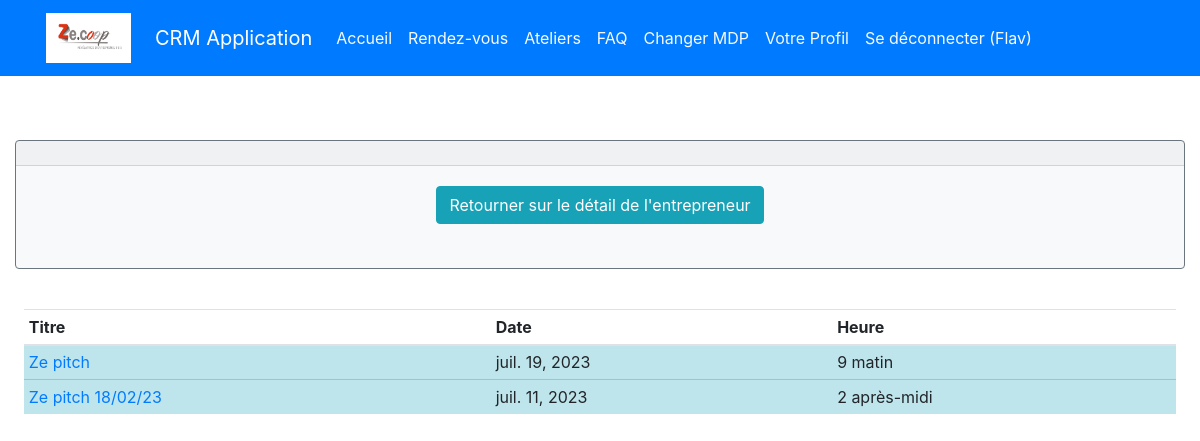
/home/1/evenements/ (signed in), run on the app's committed database.
### authentification/models.py (models this page shows)
class User(AbstractUser):
    pass

### appflux/models.py (models this page shows, shortened)
class Evenement(models.Model):
    titre = models.CharField(max_length=20)
    description = models.TextField(blank=True)
    date = models.DateField()
    heure = models.TimeField()
    entrepreneurs = models.ManyToManyField(Entrepreneur)
    compte_rendu = models.TextField(blank=True)
    date_created = models.DateTimeField(auto_now_add=True)
    date_updated = models.DateTimeField(auto_now=True)

### appflux/views.py (the view)
# urls.py: path('home/<int:entrepreneur_id>/evenements/', appflux.views.evenement_list, name='evenements_entrepreneur'),
@login_required
def evenement_list(request, entrepreneur_id):
    entrepreneur = get_object_or_404(Entrepreneur, pk=entrepreneur_id)
    evenements = Evenement.objects.filter(entrepreneurs=entrepreneur).order_by('-date')
    context = {
        'entrepreneur': entrepreneur,
        'evenements': evenements
    }
    return render(request, 'appflux/evenement_list.html', context)

### appflux/templates/appflux/evenement_list.html (shortened to what this page needs)
{% extends 'base.html' %}
{% block content %}
<div class="col">
    <div class="card text-white bg-light my-3 border-secondary"  >
        <div class="card-header text-center ">
        </div>
        <div class="card-body text-center">
            <div class="row">
                <div class="col">
                    <a class="btn btn-info" href="{% url 'entrepreneur_detail' entrepreneur.id %}"> Retourner sur le détail de l'entrepreneur</a> </br>
                </div>
            </div>
        </div></br>
    </div>
  </div>
<div class="table-responsive-sm p-4">
    <table class="table table-sm">
        <thead>
            <tr>
                <th scope="col">Titre</th>
                <th scope="col">Date</th>
                <th scope="col">Heure</th>
            </tr>
        </thead>
        <tbody>
            {% for evenement in  evenements %}
            <tr class="table-info">
                <td><a href="{% url 'evenement_retrieve'  entrepreneur.id evenement.id %}">{{ evenement.titre }}</a></td>
                <td>{{evenement.date}}</td>
                <td>{{evenement.heure}}</td>
            </tr>
            {% endfor %}
        </tbody>
    </table>
</div>
{% endblock %}

### templates/base.html (shortened to what this page needs)
<!doctype html>
{% load static %}
<html lang="en">
<head>
    <link rel="stylesheet" href="https://cdn.jsdelivr.net/npm/bootstrap@4.3.1/dist/css/bootstrap.min.css"
>
</head>
<body>
<div class="bg-primary">
    <div class="container">
        <div class="row">
            <nav class="col navbar navbar-expand-lg navbar-dark">
                <img class="navbar-brand mr-4" src="{% static 'logo.jpg' %}" width="85" height="60" alt="Logo" accept=".jpg,.jpeg,.png"></br>
                <a class="navbar-brand" href="{% url 'home' %}">CRM Application</a>
                <div id="navbarContent" class="collapse navbar-collapse">
                    <ul class="navbar-nav">
                        {% if user.is_authenticated %}
                        <li class="nav-item ">
                            <a class="nav-link text-light"
                               href="{% url 'home' %}">Accueil</a>
                        <li class="nav-item">
                            <a class="nav-link text-light"
                               href="{% url 'rendezvous' %}">Rendez-vous</a>
                        </li>
                        <li class="nav-item">
                            <a class="nav-link text-light"
                               href="{% url 'evenements' %}">Ateliers</a>
                        </li>
                        <li class="nav-item">
                            <a class="nav-link text-light"
                               href="{% url  'question_list'  %}">FAQ</a>
                        </li>
                        <li class="nav-item ">
                            <a class="nav-link text-light"
                               href="{% url 'password_change' %}">Changer
                                MDP</a>
                        </li>
                        <li class="nav-item ">
                            <a class= "nav-link text-light"href="{% url 'profile' %}" title="Update my profile">Votre Profil </a>
                        </li>
                        <li class="nav-item ">
                            <a class="nav-link text-light" href="{% url 'logout' %}">Se
                                déconnecter ({{ request.user }})</a>
                        {% endif %}
                    </ul>
                </div>
            </nav>
        </div>
    </div>
</div>
{% block content %}
{% endblock content %}
</body>
</html>

### data on the page
User: user "Flav"
Evenement: titre "Ze pitch", date "juil. 19, 2023", heure "9 matin"
Evenement: titre "Ze pitch 18/02/23", date "juil. 11, 2023", heure "2 après-midi"
